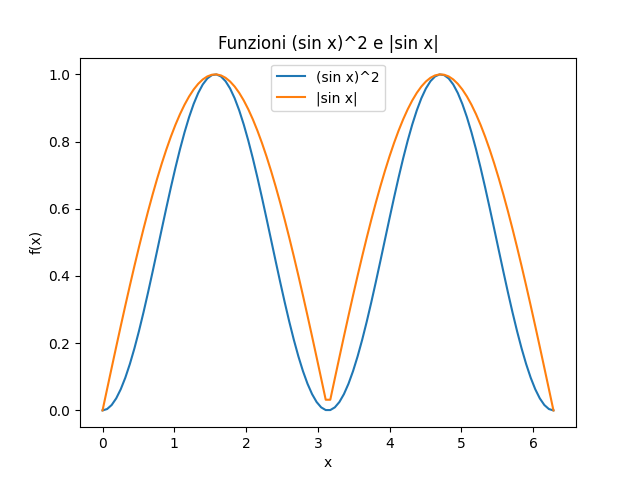

The script that drew this image:
import numpy as np
import matplotlib.pyplot as plt

# Definizione della funzione f(x) = (sin x)^2
def f1(x):
    return np.sin(x)**2

# Definizione della funzione f(x) = |sin x|
def f2(x):
    return np.abs(np.sin(x))

# Definizione del dominio x
x = np.linspace(0, 2*np.pi, 100)

# Calcolo dei valori delle funzioni
y1 = f1(x)
y2 = f2(x)

# Tracciamento delle funzioni
plt.plot(x, y1, label='(sin x)^2')
plt.plot(x, y2, label='|sin x|')

# Configurazione del grafico
plt.title("Funzioni (sin x)^2 e |sin x|")
plt.xlabel("x")
plt.ylabel("f(x)")
plt.legend()

# Mostra il grafico
plt.show()
